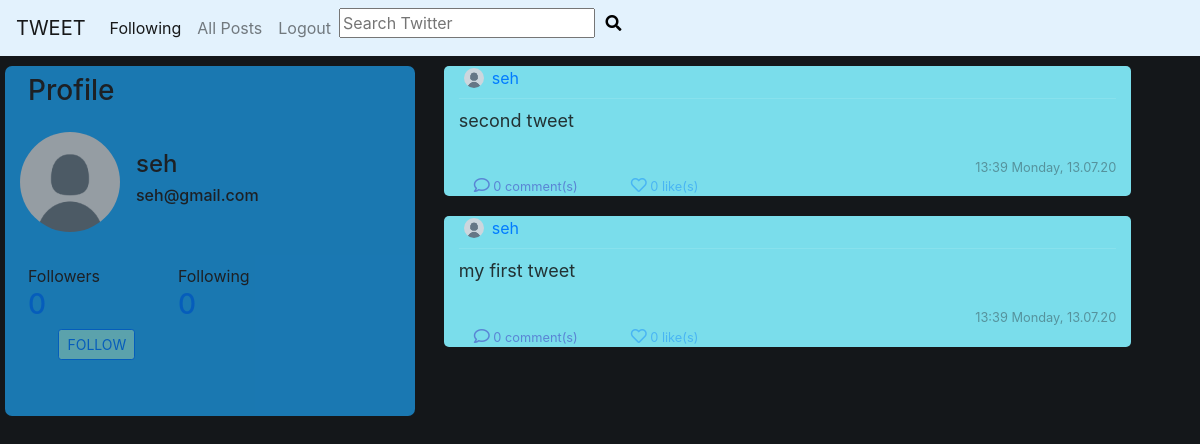
/user/seh (signed in), run on the app's committed database.
### network/models.py (models this page shows, shortened)
class profile(models.Model):
      user=models.OneToOneField(User, on_delete=models.CASCADE)
      image=models.ImageField(default='default.png',upload_to='profile_pics')
      bio=models.TextField(default='')
      @property
      def followers(self):
        return Follow.objects.filter(follow_user=self.user).count()
      @property
      def following(self):
        return Follow.objects.filter(user=self.user).count()

### feed/models.py (models this page shows, shortened)
class tweet(models.Model):
      text=models.TextField(max_length=28,default='')
      datetime=models.DateTimeField(default=timezone.now)
      uname=models.ForeignKey(User,on_delete=models.CASCADE)
      likes= models.IntegerField(default=0)
      dislikes= models.IntegerField(default=0)
      @property
      def number_of_comments(self):
        return Comment.objects.filter(post_connected=self).count()

### feed/views.py (the view, shortened to what this page needs)
# urls.py: path('user/<str:username>', UserPostListView.as_view(), name='user-posts'),
class UserPostListView(LoginRequiredMixin, ListView):
    model = tweet
    template_name = 'feed/user_posts.html'
    context_object_name = 'posts'
    paginate_by = PAGINATION_COUNT
    def visible_user(self):
        return get_object_or_404(User, username=self.kwargs.get('username'))
    def get_context_data(self, **kwargs):
        visible_user = self.visible_user()
        logged_user = self.request.user
        print(logged_user.username == '', file=sys.stderr)
        if logged_user.username == '' or logged_user is None:
            can_follow = False
        else:
            can_follow = (Follow.objects.filter(user=logged_user,
                                                follow_user=visible_user).count() == 0)
        data = super().get_context_data(**kwargs)
        data['user_profile'] = visible_user
        data['can_follow'] = can_follow
        return data
    def get_queryset(self):
        user = self.visible_user()
        return tweet.objects.filter(uname=user).order_by('-datetime')

### feed/templates/feed/user_posts.html (shortened to what this page needs)
{% extends "feed/base.html" %}
{%block content%}
 <div class="row">
    <div style="margin-left: 20px; background-color: #1DA1F2;width: 100%;height: 350px;opacity:0.7;margin-top: 10px;border-radius: 7px"class="profile-section col-4">
        <h3 class="white-important p-2">
            Profile
        </h3>
        <article class="media content-section" style="height: 140px; width: 100%">
            {%  if user_profile != None %}
                <div class="mt-2 d-flex full-width align-items-center">
                    <img
                       class="rounded-circle mr-3 img-fluid"
                       style="width: 100px; height: 100px;"
                       src="{{ user_profile.profile.image.url }}">
                    <div>
                        <h4 style="text-align: left"
                                class="white-important">
                            {{ user_profile.username }}
                        </h4>
                        <h6 style="text-align: left"
                                class="email-profile">
                            {{ user_profile.email }}
                        </h6>
                    </div>
                </div>
            {%  endif %}
        </article>
        <article class="media content-section">
            <div class="row full-width pl-2">
                <div class="col-6">
                        Followers
                </div>
                <div class="col-6">
                        Following
                </div>
                {%  if user_profile != None %}
                    <div class="col-6">
                        <h3 class="white-important follow-click">
                            <a href="{% url 'user-followers' user_profile.username %}">
                                {{ user_profile.profile.followers }}
                            </a>
                        </h3>
                    </div>
                     <div class="col-6">
                        <a href="{% url 'user-follows' user_profile.username %}">
                            <h3 class="white-important follow-click">
                                {{ user_profile.profile.following }}
                            </h3>
                        </a>
                    </div>
                {%  endif %}
            </div>
        </article>
        <div class="d-flex">
            {%  if user_profile is not None and user_profile.id != user.id  and user.username != '' %}
                <form method="POST">
                    <div style="margin-left: 50%;" class="form-group">
                        <button style="background-color:rgb(122, 221, 235);" class="btn btn-sm btn-outline-primary"
                                name="{% if can_follow %}follow{% else %}unfollow{% endif %}"
                                type="submit">
                             {% if can_follow %}
                                 FOLLOW
                             {% else %}
                                 UNFOLLOW
                             {% endif %}
                        </button>
                    </div>
                </form>
            {% endif %}
        </div>
        </div>
<div class="col-7">
 {%for tweet in object_list%}
 <article class="media content-section hovered-tweet">
  <div style="width: 100%; word-break: break-all;">
    <div style="background-color: rgb(122, 221, 235); margin:10px 2%; border-radius: 5px;"class="col-12">
 <div class="pb-2 row m-0" style="width: 100%; margin-right: 0 !important;">
  <div
          style="padding-left: 5px !important;"
          class="col-8 no-padding d-flex align-items-center">
      <img
          class="rounded-circle mr-2"
          style="width: 20px; height: 20px;"
          src="{{user.profile.image.url}}">
      <a class="mr-2 white-important" href="{% url 'user-posts' tweet.uname %}">
        {{tweet.uname}}
      </a>
  </div>
  <div class="col-4 d-flex flex-row-reverse no-padding align-items-center"
       >
  </div>
</div>
<div
       class="mb-2"
       style="width: 100%; height: 1px; background-color: rgba(255, 255, 255, 0.1)"></div>
<a
       style="color: rgba(17, 15, 15, 0.836) !important; font-size: large;"
       href="{% url 'post-detail' tweet.id %}">
   <p class="mb-4">
    {{tweet.text}}
   </p>
</a>
<div >
    <small
            style="opacity: 0.4;"
        class="white-important d-flex full-width flex-row-reverse">
        {{ tweet.datetime | date:"H:i l, d.m.y" }}
    </small>
</div>
<div class="row" >
    <div class="col-3" style="display: flex;">
        <small style="opacity: 0.4; margin-left:15px;">
            <a href="{% url 'post-detail' tweet.id %}" style="color:rgb(42, 3, 180);">
                <i style=" font-size: 16px;" class="far fa-comment"></i> {{ tweet.number_of_comments }} comment(s)
            </a>
        </small>
    </div>
    <div class="col-3" style="display: flex;">
        <small style="opacity: 0.4;">
            <a href="#" onClick="document.getElementById('likebutton').submit()">
                    {% if tweet.likes == 1  %}
                    <i style="color: red; font-size: 16px;" class="far fa-heart"></i>
                    {% else %}
                    <i style=" font-size: 16px;" class="far fa-heart"></i>
                    {% endif %}
                     {{tweet.likes}} like(s)
            </a>
        </small>
    </div>
  </div>
</div>
</div>
</article>
 {%endfor%}
 </div>
</div>
{%endblock%}

### feed/templates/feed/base.html (shortened to what this page needs)
<!DOCTYPE html>
<html>
  <head>
    <link rel="stylesheet" href="https://stackpath.bootstrapcdn.com/bootstrap/4.5.0/css/bootstrap.min.css">
    <link rel="stylesheet" href="https://cdnjs.cloudflare.com/ajax/libs/font-awesome/4.7.0/css/font-awesome.min.css">
    <link rel="stylesheet" href="https://cdnjs.cloudflare.com/ajax/libs/font-awesome/4.7.0/css/font-awesome.min.css">
    <link rel="stylesheet" href="https://pro.fontawesome.com/releases/v5.11.2/css/all.css">
  </head>
  <body style="background-color:#14171A;">
 <nav class="navbar navbar-expand-lg navbar-light " style="background-color: #e3f2fd;">
  <a class="navbar-brand" href="#">TWEET</a>
  {% if user.is_authenticated %}
  <div class="collapse navbar-collapse" id="navbarNav">
    <ul class="navbar-nav">
      <li class="nav-item active">
        <a class="nav-link" href="{% url 'home'%}">Following</a>
      </li>
      <li class="nav-item">
        <a class="nav-link" href="{%url 'alltweets'%}">All Posts</a>
      </li>
	  <li class="nav-item">
        <a class="nav-link" href="{% url 'logout'%}">Logout</a>
      </li>
      <li class="nav-item">
        <form action="{% url 'search' %}" method="post">{% csrf_token %}
          <div class="search-container">
              <div class="search">
              <input required name="search" type="text" id="zip-code-input" placeholder="Search Twitter">
              <button type="submit" style="border:0; background: transparent;"><i class="fa fa-search"></i> </button> </a>
          </form>
      </li>
    </ul>
    {% endif %}
  </div>
</nav>
	 {%block content%}
  {%endblock%}
  </body>
</html>

### data on the page
tweet: profile.image (placeholder picture), uname "seh", text "second tweet", datetime "13:39 Monday, 13.07.20", number_of_comments "0", likes "0"
tweet: profile.image (placeholder picture), uname "seh", text "my first tweet", datetime "13:39 Monday, 13.07.20", number_of_comments "0", likes "0"

### other printed values
{{ user_profile.username }} "seh"
{{ user_profile.email }} "seh@gmail.com"
{{ user_profile.profile.followers }} "0"
{{ user_profile.profile.following }} "0"
